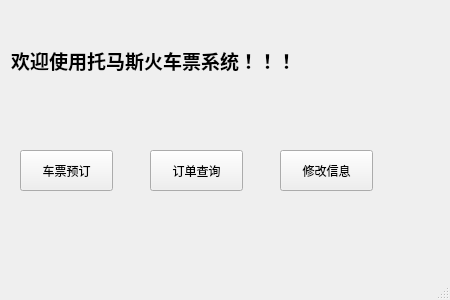
<?xml version="1.0" encoding="UTF-8"?>
<ui version="4.0">
 <class>QtGeneralUser</class>
 <widget class="QMainWindow" name="QtGeneralUser">
  <property name="geometry">
   <rect>
    <x>0</x>
    <y>0</y>
    <width>450</width>
    <height>300</height>
   </rect>
  </property>
  <property name="windowTitle">
   <string>MainWindow</string>
  </property>
  <widget class="QWidget" name="centralwidget">
   <widget class="QPushButton" name="pushButton">
    <property name="geometry">
     <rect>
      <x>20</x>
      <y>150</y>
      <width>93</width>
      <height>41</height>
     </rect>
    </property>
    <property name="text">
     <string>车票预订</string>
    </property>
   </widget>
   <widget class="QPushButton" name="pushButton_2">
    <property name="geometry">
     <rect>
      <x>150</x>
      <y>150</y>
      <width>93</width>
      <height>41</height>
     </rect>
    </property>
    <property name="text">
     <string>订单查询</string>
    </property>
   </widget>
   <widget class="QPushButton" name="pushButton_3">
    <property name="geometry">
     <rect>
      <x>280</x>
      <y>150</y>
      <width>93</width>
      <height>41</height>
     </rect>
    </property>
    <property name="text">
     <string>修改信息</string>
    </property>
   </widget>
   <widget class="QLabel" name="label">
    <property name="geometry">
     <rect>
      <x>11</x>
      <y>40</y>
      <width>361</width>
      <height>41</height>
     </rect>
    </property>
    <property name="text">
     <string>&lt;html&gt;&lt;head/&gt;&lt;body&gt;&lt;p&gt;&lt;span style=&quot; font-size:14pt; font-weight:600;&quot;&gt;欢迎使用托马斯火车票系统！！！&lt;/span&gt;&lt;/p&gt;&lt;/body&gt;&lt;/html&gt;</string>
    </property>
   </widget>
  </widget>
  <widget class="QStatusBar" name="statusbar"/>
 </widget>
 <resources/>
 <connections/>
</ui>
